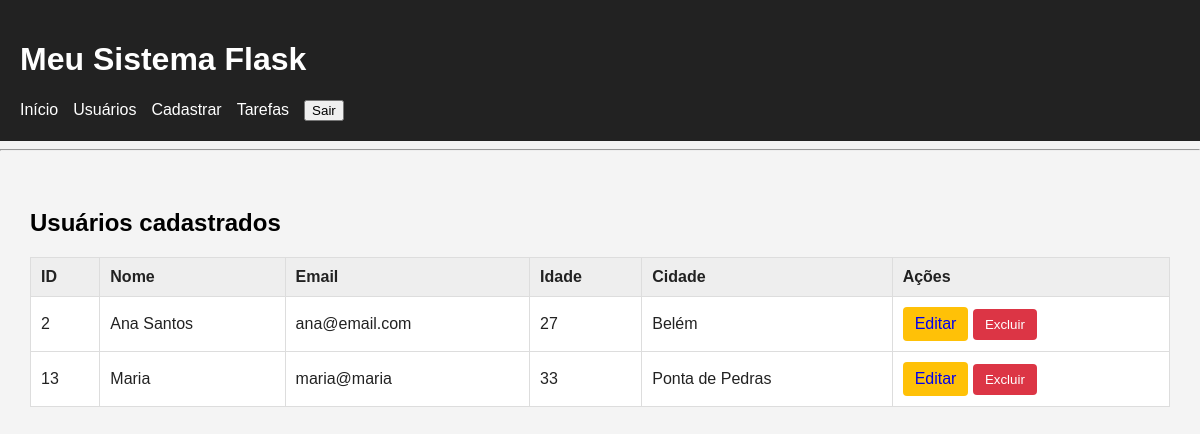
Screenshot of /usuarios/usuarios (signed in) with the database file from the repository.
### tables this page shows
CREATE TABLE usuarios (
                       id  INTEGER PRIMARY KEY AUTOINCREMENT,
                       nome TEXT NOT NULL, 
                       email TEXT NOT NULL,
                       idade INTERGER,
                       cidade TEXT                       
                   );

### routes/usuarios.py (the view)
@usuarios_bp.route("/usuarios")
@login_required
def usuarios():
    lista = listar_usuarios()
    return render_template('usuarios.html', usuarios=lista)

### auth_utils.py (called while the page is built, shortened)
def login_required(funcao):
    @wraps(funcao)
    def verificar_login(*args, **kwargs):
        return funcao(*args, **kwargs)
    return verificar_login

### banco.py (called while the page is built)
def conectar():
    conexao = sqlite3.connect("banco.db")
    conexao.row_factory = sqlite3.Row
    conexao.execute(
        "PRAGMA foreign_keys = ON"
    )
    return conexao

def listar_usuarios():
    conexao = conectar()
    cursor = conexao.cursor()
    cursor.execute("""
                       SELECT * FROM usuarios
                       """)
    usuarios = cursor.fetchall()
    conexao.close()
    return usuarios

### templates/usuarios.html (shortened to what this page needs)
{% extends "base.html" %}
{% block conteudo %}
<h2>Usuários cadastrados</h2>
<table class="tabela">
    <thead style="background-color: blue; color: white;">
        <tr>
            <th>ID</th>
            <th>Nome</th>
            <th>Email</th>
            <th>Idade</th>
            <th>Cidade</th>
            <th>Ações</th>
        </tr>
    </thead>
    <tbody>
        {% for usuario in usuarios %}
        <tr>
            <td>{{usuario.id}}</td>
            <td>{{usuario.nome}}</td>
            <td>{{usuario.email}}</td>
            <td>{{usuario.idade}}</td>
            <td>{{usuario.cidade}}</td>
            <td>
                <a href="{{ url_for('usuarios.editar', id=usuario.id) }}" class="botao botao-editar"
                    style="text-decoration: none;">Editar</a>
                <form action="{{ url_for('usuarios.excluir', id=usuario.id) }}" method="POST" class="form-excluir""
                    onsubmit=" return confirm('Deseja realmente excluir este usuário?')">
                    <button type="submit" class="botao botao-excluir">Excluir</button>
                </form>
            </td>
        </tr>
        {% endfor %}
    </tbody>
</table>
{% endblock %}

### static/css/style.css (style rules this page uses)
body { font-family: Arial, sans-serif; margin: 0; background-color: #f4f4f4; }
.tabela { width: 100%; border-collapse: collapse; background-color: white; }
.tabela th, .tabela td { border: 1px solid #ddd; padding: 10px; text-align: left; color: #222; }
.tabela th { background-color: #eee; }
.botao { display: inline-block; padding: 8px 12px; text-decoration: none; border: none; border-radius: 4px; cursor: pointer; }
.botao-editar { background-color: #ffc107; }
.botao-excluir { background-color: #dc3545; color: white; }
.form-excluir { display: inline; }

### rows the page displays
usuarios: id "2", nome "Ana Santos", email "ana@email.com", idade "27", cidade "Belém"
usuarios: id "13", nome "Maria", email "maria@maria", idade "33", cidade "Ponta de Pedras"
